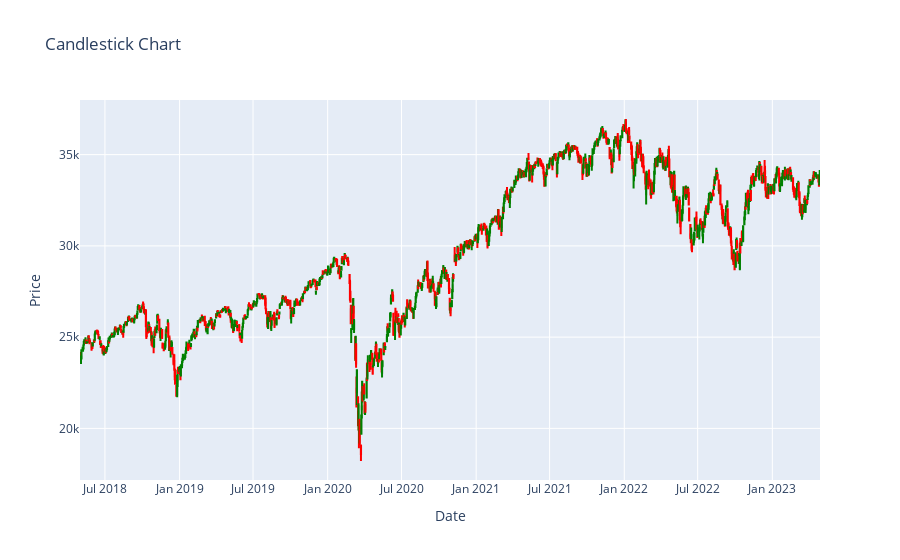

This figure's notebook cell:
### Code cell
if __name__ == '__main__':
    plot_line_chart(data)
    plot_candlestick_chart(data)
    regression_analysis(data)
    time_series_analysis(data)

### Figure 1 — Plotly figure (JSON) as saved in the notebook; plotly's stock layout.template omitted (floating-point values rounded to 4 significant figures; data arrays with more than 128 entries replaced by an {"elided": "..."} marker saying what was removed)
{"data": [{"close": {"elided": "1258 float values"}, "decreasing": {"line": {"color": "red"}}, "high": {"elided": "1258 float values"}, "increasing": {"line": {"color": "green"}}, "low": {"elided": "1258 float values"}, "open": {"elided": "1258 float values"}, "type": "candlestick", "x": {"elided": "1258 str values"}}], "layout": {"title": {"text": "Candlestick Chart"}, "xaxis": {"rangeslider": {"visible": false}, "title": {"text": "Date"}}, "yaxis": {"title": {"text": "Price"}}}}
